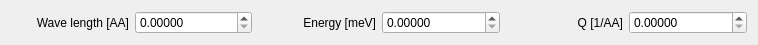
<?xml version="1.0" encoding="UTF-8"?>
<ui version="4.0">
 <class>Form</class>
 <widget class="QWidget" name="Form">
  <property name="geometry">
   <rect>
    <x>0</x>
    <y>0</y>
    <width>758</width>
    <height>38</height>
   </rect>
  </property>
  <property name="windowTitle">
   <string>Form</string>
  </property>
  <layout class="QHBoxLayout" name="horizontalLayout">
   <item>
    <widget class="QLabel" name="label">
     <property name="layoutDirection">
      <enum>Qt::LeftToRight</enum>
     </property>
     <property name="text">
      <string>Wave length [AA]</string>
     </property>
     <property name="alignment">
      <set>Qt::AlignRight|Qt::AlignTrailing|Qt::AlignVCenter</set>
     </property>
    </widget>
   </item>
   <item>
    <widget class="QDoubleSpinBox" name="wavelength_spinBox">
     <property name="decimals">
      <number>5</number>
     </property>
     <property name="maximum">
      <double>999999.000000000000000</double>
     </property>
    </widget>
   </item>
   <item>
    <widget class="QLabel" name="label_2">
     <property name="layoutDirection">
      <enum>Qt::LeftToRight</enum>
     </property>
     <property name="text">
      <string>Energy [meV]</string>
     </property>
     <property name="alignment">
      <set>Qt::AlignRight|Qt::AlignTrailing|Qt::AlignVCenter</set>
     </property>
    </widget>
   </item>
   <item>
    <widget class="QDoubleSpinBox" name="e_spinBox">
     <property name="decimals">
      <number>5</number>
     </property>
     <property name="maximum">
      <double>999999.000000000000000</double>
     </property>
    </widget>
   </item>
   <item>
    <widget class="QLabel" name="label_3">
     <property name="layoutDirection">
      <enum>Qt::LeftToRight</enum>
     </property>
     <property name="text">
      <string>Q [1/AA]</string>
     </property>
     <property name="alignment">
      <set>Qt::AlignRight|Qt::AlignTrailing|Qt::AlignVCenter</set>
     </property>
    </widget>
   </item>
   <item>
    <widget class="QDoubleSpinBox" name="q_spinBox">
     <property name="decimals">
      <number>5</number>
     </property>
     <property name="maximum">
      <double>999999.000000000000000</double>
     </property>
    </widget>
   </item>
  </layout>
 </widget>
 <resources/>
 <connections/>
</ui>
